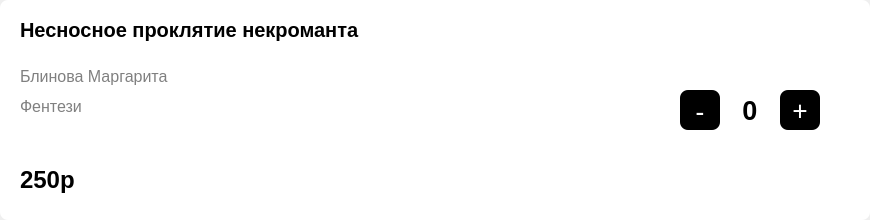
<?xml version="1.0" encoding="UTF-8"?>
<ui version="4.0">
 <class>Form</class>
 <widget class="QWidget" name="Form">
  <property name="geometry">
   <rect>
    <x>0</x>
    <y>0</y>
    <width>870</width>
    <height>220</height>
   </rect>
  </property>
  <property name="windowTitle">
   <string>Form</string>
  </property>
  <widget class="QFrame" name="frame">
   <property name="geometry">
    <rect>
     <x>0</x>
     <y>0</y>
     <width>870</width>
     <height>220</height>
    </rect>
   </property>
   <property name="font">
    <font>
     <weight>75</weight>
     <bold>true</bold>
     <stylestrategy>PreferDefault</stylestrategy>
     <kerning>true</kerning>
    </font>
   </property>
   <property name="tabletTracking">
    <bool>false</bool>
   </property>
   <property name="contextMenuPolicy">
    <enum>Qt::DefaultContextMenu</enum>
   </property>
   <property name="layoutDirection">
    <enum>Qt::LeftToRight</enum>
   </property>
   <property name="autoFillBackground">
    <bool>false</bool>
   </property>
   <property name="styleSheet">
    <string notr="true">background: #ffffff;
border-radius: 8px</string>
   </property>
   <property name="frameShape">
    <enum>QFrame::StyledPanel</enum>
   </property>
   <property name="frameShadow">
    <enum>QFrame::Raised</enum>
   </property>
   <widget class="QPushButton" name="book_btn">
    <property name="geometry">
     <rect>
      <x>20</x>
      <y>16</y>
      <width>830</width>
      <height>27</height>
     </rect>
    </property>
    <property name="font">
     <font>
      <pointsize>15</pointsize>
      <weight>75</weight>
      <bold>true</bold>
     </font>
    </property>
    <property name="layoutDirection">
     <enum>Qt::RightToLeft</enum>
    </property>
    <property name="styleSheet">
     <string notr="true">text-align: left;
background: #ffffff</string>
    </property>
    <property name="text">
     <string>Несносное проклятие некроманта</string>
    </property>
   </widget>
   <widget class="QLabel" name="author">
    <property name="geometry">
     <rect>
      <x>20</x>
      <y>65</y>
      <width>600</width>
      <height>22</height>
     </rect>
    </property>
    <property name="font">
     <font>
      <pointsize>-1</pointsize>
      <weight>50</weight>
      <italic>false</italic>
      <bold>false</bold>
     </font>
    </property>
    <property name="styleSheet">
     <string notr="true">font-style: normal;
font-weight: 400;
font-size: 16px;
color: rgba(0, 0, 0, 0.5);</string>
    </property>
    <property name="text">
     <string>Блинова Маргарита</string>
    </property>
   </widget>
   <widget class="QLabel" name="genre">
    <property name="geometry">
     <rect>
      <x>20</x>
      <y>95</y>
      <width>600</width>
      <height>22</height>
     </rect>
    </property>
    <property name="font">
     <font>
      <pointsize>-1</pointsize>
      <weight>50</weight>
      <italic>false</italic>
      <bold>false</bold>
     </font>
    </property>
    <property name="styleSheet">
     <string notr="true">font-style: normal;
font-weight: 400;
font-size: 16px;
color: rgba(0, 0, 0, 0.5);</string>
    </property>
    <property name="text">
     <string>Фентези</string>
    </property>
   </widget>
   <widget class="QFrame" name="frame_2">
    <property name="geometry">
     <rect>
      <x>20</x>
      <y>125</y>
      <width>100</width>
      <height>16</height>
     </rect>
    </property>
    <property name="frameShape">
     <enum>QFrame::StyledPanel</enum>
    </property>
    <property name="frameShadow">
     <enum>QFrame::Raised</enum>
    </property>
    <widget class="QWidget" name="horizontalLayoutWidget">
     <property name="geometry">
      <rect>
       <x>0</x>
       <y>0</y>
       <width>101</width>
       <height>16</height>
      </rect>
     </property>
     <layout class="QHBoxLayout" name="starts"/>
    </widget>
   </widget>
   <widget class="QLabel" name="price">
    <property name="geometry">
     <rect>
      <x>20</x>
      <y>163</y>
      <width>200</width>
      <height>33</height>
     </rect>
    </property>
    <property name="styleSheet">
     <string notr="true">font-style: normal;
font-weight: 700;
font-size: 24px;</string>
    </property>
    <property name="text">
     <string>250p</string>
    </property>
   </widget>
   <widget class="QPushButton" name="decrement">
    <property name="enabled">
     <bool>false</bool>
    </property>
    <property name="geometry">
     <rect>
      <x>680</x>
      <y>90</y>
      <width>40</width>
      <height>40</height>
     </rect>
    </property>
    <property name="font">
     <font>
      <family>MS Gothic</family>
      <pointsize>20</pointsize>
      <weight>50</weight>
      <italic>false</italic>
      <bold>false</bold>
      <kerning>true</kerning>
     </font>
    </property>
    <property name="styleSheet">
     <string notr="true">background: #000000; color: white;</string>
    </property>
    <property name="text">
     <string>-</string>
    </property>
   </widget>
   <widget class="QPushButton" name="increment">
    <property name="geometry">
     <rect>
      <x>780</x>
      <y>90</y>
      <width>40</width>
      <height>40</height>
     </rect>
    </property>
    <property name="font">
     <font>
      <family>MS Gothic</family>
      <pointsize>20</pointsize>
      <weight>50</weight>
      <bold>false</bold>
     </font>
    </property>
    <property name="styleSheet">
     <string notr="true">background: #000000; color: white;</string>
    </property>
    <property name="text">
     <string>+</string>
    </property>
   </widget>
   <widget class="QLabel" name="numberLabel">
    <property name="geometry">
     <rect>
      <x>730</x>
      <y>90</y>
      <width>40</width>
      <height>40</height>
     </rect>
    </property>
    <property name="font">
     <font>
      <pointsize>20</pointsize>
      <weight>75</weight>
      <bold>true</bold>
     </font>
    </property>
    <property name="text">
     <string>0</string>
    </property>
    <property name="alignment">
     <set>Qt::AlignCenter</set>
    </property>
   </widget>
  </widget>
 </widget>
 <resources/>
 <connections/>
</ui>
